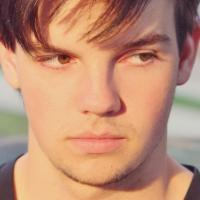
#> input picture beard_faces/beard/17_0_0_20170110231210547.jpg.chip.jpg, 200 x 200 px; its folder holds 4 pictures in this run
$ python create_beard_textures.py
#> lines starting #> are read from the running program, lines starting #| are printed output that depends on the picture
import cv2
import os
import random
from constants import SEED,BEARD_PNG_TEXTURES_FOLDER

def load_beard_faces():
    beard_path = 'beard_faces/beard'
    return [
        (cv2.imread(beard_path+'/'+filename), filename)
        for filename in os.listdir(beard_path)
    ]
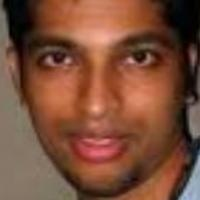
#> input picture beard_faces/beard/17_0_3_20170104225734512.jpg.chip.jpg, 200 x 200 px
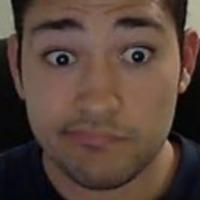
#> input picture beard_faces/beard/22_0_4_20170104011059408.jpg.chip.jpg, 200 x 200 px
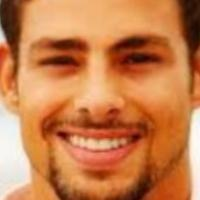
#> input picture beard_faces/beard/23_0_0_20170104004006925.jpg.chip.jpg, 200 x 200 px

def main():
    beard_faces = load_beard_faces()
#> beard_faces = 4 items
    random.seed(SEED)
    random.shuffle(beard_faces)

    # cv2.imshow('g',beard_faces[0][0])
    # cv2.waitKey(0)
    # cv2.destroyAllWindows()

    grid_size = 10
    h,w,_=beard_faces[0][0].shape
#> h = 200; w = 200
    cv2.namedWindow('original',cv2.WINDOW_NORMAL)
    cv2.resizeWindow('original', 400,400)
    for img, filename in beard_faces[:20]:
        x=0

        for i in range(w//grid_size//2,w//grid_size,1):
            for j in range(0,w//grid_size, 1):
                patch = img[i*grid_size:(i+1)*grid_size,
                            j*grid_size:(j+1)*grid_size:,
                            :].copy()
                img_with_grid = img.copy()
                grid_color = [255//5]*3
                img_with_grid[:,::grid_size,:] = grid_color
                img_with_grid[::grid_size,:,:] = grid_color

                img_with_grid[i*grid_size:(i+1)*grid_size,
                            j*grid_size:(j+1)*grid_size:,
                            :] = grid_color
                cv2.imshow('original',img_with_grid)
                cv2.imshow('patch',patch)
                k = -1
                while (k!=13):
                    k=cv2.waitKey(0)
                    if k==ord('q'):
                        exit(0)
                    if k==ord('s'):
                        ext = '.jpg.chip.jpg'
                        base = filename.split(ext)[0]
                        file_path = f'{BEARD_PNG_TEXTURES_FOLDER}/{base}_{x}{ext}'
                        cv2.imwrite(file_path, patch)
                        print('saved:',file_path)
                        x+=1
#> this loop made 1 pass; (key q is pressed on pass 1)
#> filename on pass 1: '22_0_4_20170104011059408.jpg.chip.jpg'
#> pass 1, in main, `cv2.imshow('original',img_with_grid)`:
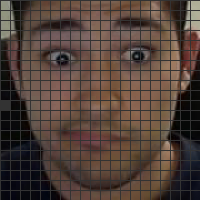
#> window 'original': shape (200, 200, 3); mean B, G, R 56.8, 64.4, 80.5


if __name__=='__main__':
    main()
#> (the program exits here)
